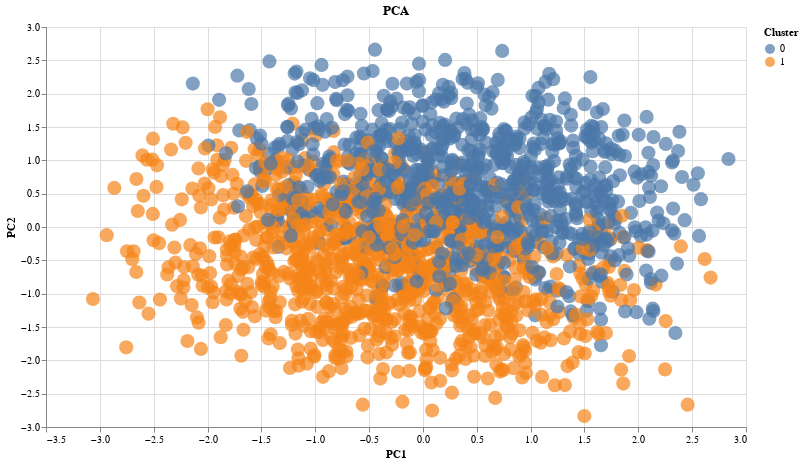

The code cell stored with this chart in its notebook:
### Code cell
df_copy = df.__copy__()
kmeans_pca_df = df_copy.with_columns([
    pl.Series("PC1", scores[:, 0]),
    pl.Series("PC2", scores[:, 1]),
    pl.Series('Cluster', kmeans_clusters.astype(str))
])

alt.Chart(kmeans_pca_df).mark_circle(size=200).encode(
    x=alt.X('PC1:Q', title="PC1"),
    y=alt.Y('PC2:Q', title="PC2"),
    color=alt.Color("Cluster:N"),
    tooltip=["PC1", "PC2"]
).properties(
    width=700,
    height=400,
    title="PCA"
).interactive()

### Figure 1 — Vega-Lite specification as saved in the notebook (floating-point values rounded to 4 significant figures; data arrays with more than 128 entries replaced by an {"elided": "..."} marker saying what was removed)
{"config": {"view": {"continuousWidth": 300, "continuousHeight": 300}}, "data": {"name": "data-0b59adfba9c437026dc563c9e5f70df2"}, "mark": {"type": "circle", "size": 200}, "encoding": {"color": {"field": "Cluster", "type": "nominal"}, "tooltip": [{"field": "PC1", "type": "quantitative"}, {"field": "PC2", "type": "quantitative"}], "x": {"field": "PC1", "title": "PC1", "type": "quantitative"}, "y": {"field": "PC2", "title": "PC2", "type": "quantitative"}}, "height": 400, "params": [{"name": "param_15", "select": {"type": "interval", "encodings": ["x", "y"]}, "bind": "scales"}], "title": "PCA", "width": 700, "$schema": "https://vega.github.io/schema/vega-lite/v5.20.1.json", "datasets": {"data-0b59adfba9c437026dc563c9e5f70df2": {"elided": "2000 records"}}}
